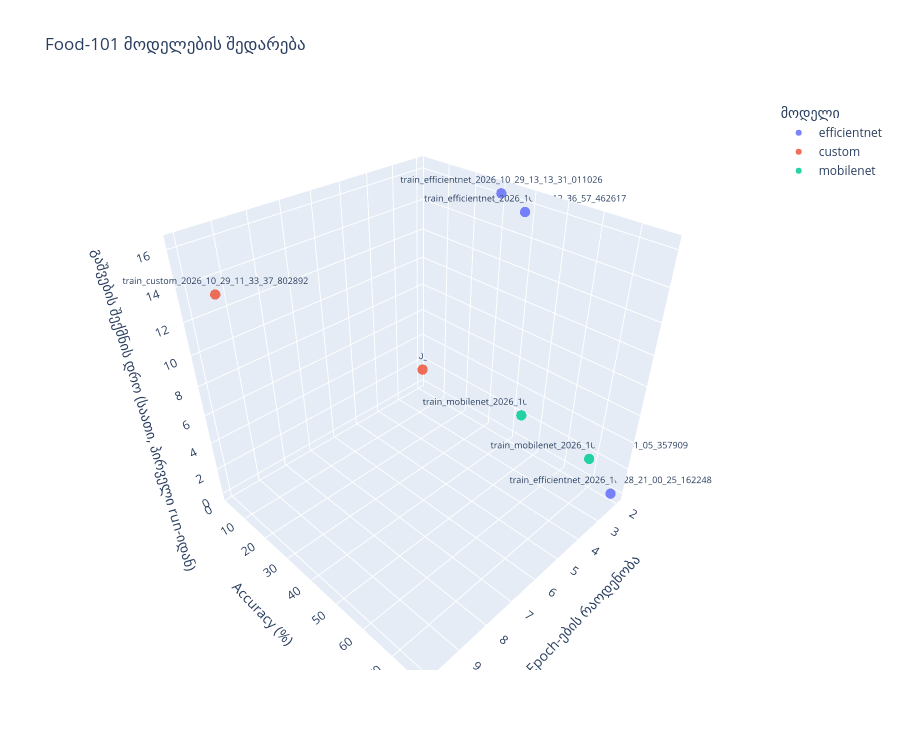

The notebook cell saved with this chart:
### Code cell
import pandas as pd
import plotly.express as px

csv_path = r"C:\Users\Shalva\Desktop\machine_learnings\food\zenml_model_comparison.csv"
df = pd.read_csv(csv_path)

# გამოიყენე მხოლოდ დასრულებული გაშვებები, თუ status სვეტი არსებობს
if "status" in df.columns:
    df = df[df["status"].astype(str).str.lower().str.contains("completed")].copy()

df["epochs"] = pd.to_numeric(df["epochs"], errors="coerce")
df["final_acc"] = pd.to_numeric(df["final_acc"], errors="coerce")
df = df.dropna(subset=["epochs", "final_acc", "model_name"])

df["accuracy_percent"] = df["final_acc"] * 100

# თუ CSV-ში რეალური ხანგრძლივობა მოგვიანებით დაემატება, გამოიყენებს მას.
duration_columns = [
    "processing_time_seconds",
    "training_time_seconds",
    "duration_seconds",
]
duration_col = next((c for c in duration_columns if c in df.columns), None)

if duration_col:
    df[duration_col] = pd.to_numeric(df[duration_col], errors="coerce")
    df = df.dropna(subset=[duration_col])
    z_column = duration_col
    z_label = "ტრენინგის დრო (წამი)"
else:
    # ამჟამინდელ CSV-ში არის გაშვების შექმნის დრო, მაგრამ არა ხანგრძლივობა.
    df["created"] = pd.to_datetime(df["created"], errors="coerce")
    df = df.dropna(subset=["created"])
    df["hours_after_first_run"] = (
        df["created"] - df["created"].min()
    ).dt.total_seconds() / 3600

    z_column = "hours_after_first_run"
    z_label = "გაშვების შექმნის დრო (საათი, პირველი run-იდან)"
    print("CSV-ში processing time არ არის; Z ღერძზე ნაჩვენებია run-ის შექმნის დრო.")

fig = px.scatter_3d(
    df,
    x="epochs",
    y="accuracy_percent",
    z=z_column,
    color="model_name",
    text="run_name",  # run-ის სახელი გამოჩნდება წერტილთან
    hover_name="run_name",
    hover_data=[
        c for c in ["training_proc_unit", "learning_rate", "final_f1"]
        if c in df.columns
    ],
    labels={
        "epochs": "Epoch-ების რაოდენობა",
        "accuracy_percent": "Accuracy (%)",
        z_column: z_label,
        "model_name": "მოდელი",
    },
    title="Food-101 მოდელების შედარება",
)

fig.update_traces(
    textposition="top center",
    textfont_size=9,
    marker=dict(size=6, opacity=0.85),
)
fig.update_layout(height=750)
fig.show()

### Figure 1 — Plotly figure (JSON) as saved in the notebook; plotly's stock layout.template omitted (floating-point values rounded to 4 significant figures)
{"data": [{"customdata": [["xpu", 0.0001, 0.7698], ["xpu", 0.001, 0.3915], ["xpu", 0.0001, 0.2859]], "hovertemplate": "<b>%{hovertext}</b><br><br>მოდელი=efficientnet<br>Epoch-ების რაოდენობა=%{x}<br>Accuracy (%)=%{y}<br>გაშვების შექმნის დრო (საათი, პირველი run-იდან)=%{z}<br>run_name=%{text}<br>training_proc_unit=%{customdata[0]}<br>learning_rate=%{customdata[1]}<br>final_f1=%{customdata[2]}<extra></extra>", "hovertext": ["train_efficientnet_2026_10_28_21_00_25_162248", "train_efficientnet_2026_10_29_12_36_57_462617", "train_efficientnet_2026_10_29_13_13_31_011026"], "legendgroup": "efficientnet", "marker": {"color": "#636efa", "opacity": 0.85, "size": 6, "symbol": "circle"}, "mode": "markers+text", "name": "efficientnet", "scene": "scene", "showlegend": true, "text": ["train_efficientnet_2026_10_28_21_00_25_162248", "train_efficientnet_2026_10_29_12_36_57_462617", "train_efficientnet_2026_10_29_13_13_31_011026"], "textfont": {"size": 9}, "textposition": "top center", "type": "scatter3d", "x": [2, 2, 2], "y": [77.27, 38.85, 30.78], "z": [0.0, 15.61, 16.22]}, {"customdata": [["xpu", 0.0001, 0.004894], ["xpu", 0.001, 0.1108]], "hovertemplate": "<b>%{hovertext}</b><br><br>მოდელი=custom<br>Epoch-ების რაოდენობა=%{x}<br>Accuracy (%)=%{y}<br>გაშვების შექმნის დრო (საათი, პირველი run-იდან)=%{z}<br>run_name=%{text}<br>training_proc_unit=%{customdata[0]}<br>learning_rate=%{customdata[1]}<br>final_f1=%{customdata[2]}<extra></extra>", "hovertext": ["train_custom_2026_10_28_22_24_11_116492", "train_custom_2026_10_29_11_33_37_802892"], "legendgroup": "custom", "marker": {"color": "#EF553B", "opacity": 0.85, "size": 6, "symbol": "circle"}, "mode": "markers+text", "name": "custom", "scene": "scene", "showlegend": true, "text": ["train_custom_2026_10_28_22_24_11_116492", "train_custom_2026_10_29_11_33_37_802892"], "textfont": {"size": 9}, "textposition": "top center", "type": "scatter3d", "x": [2, 10], "y": [1.915, 13.63], "z": [1.396, 14.55]}, {"customdata": [["xpu", 0.0001, 0.6859], ["xpu", 0.0001, 0.4279]], "hovertemplate": "<b>%{hovertext}</b><br><br>მოდელი=mobilenet<br>Epoch-ების რაოდენობა=%{x}<br>Accuracy (%)=%{y}<br>გაშვების შექმნის დრო (საათი, პირველი run-იდან)=%{z}<br>run_name=%{text}<br>training_proc_unit=%{customdata[0]}<br>learning_rate=%{customdata[1]}<br>final_f1=%{customdata[2]}<extra></extra>", "hovertext": ["train_mobilenet_2026_10_28_22_41_05_357909", "train_mobilenet_2026_10_28_23_08_45_966225"], "legendgroup": "mobilenet", "marker": {"color": "#00cc96", "opacity": 0.85, "size": 6, "symbol": "circle"}, "mode": "markers+text", "name": "mobilenet", "scene": "scene", "showlegend": true, "text": ["train_mobilenet_2026_10_28_22_41_05_357909", "train_mobilenet_2026_10_28_23_08_45_966225"], "textfont": {"size": 9}, "textposition": "top center", "type": "scatter3d", "x": [2, 2], "y": [68.83, 44.2], "z": [1.678, 2.139]}], "layout": {"height": 750, "legend": {"title": {"text": "მოდელი"}, "tracegroupgap": 0}, "scene": {"domain": {"x": [0, 1], "y": [0, 1]}, "xaxis": {"title": {"text": "Epoch-ების რაოდენობა"}}, "yaxis": {"title": {"text": "Accuracy (%)"}}, "zaxis": {"title": {"text": "გაშვების შექმნის დრო (საათი, პირველი run-იდან)"}}}, "title": {"text": "Food-101 მოდელების შედარება"}}}
